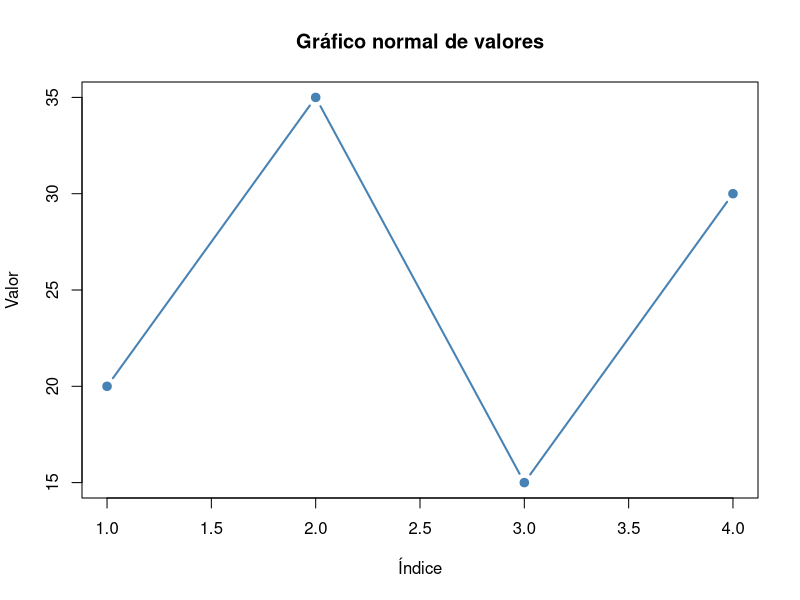
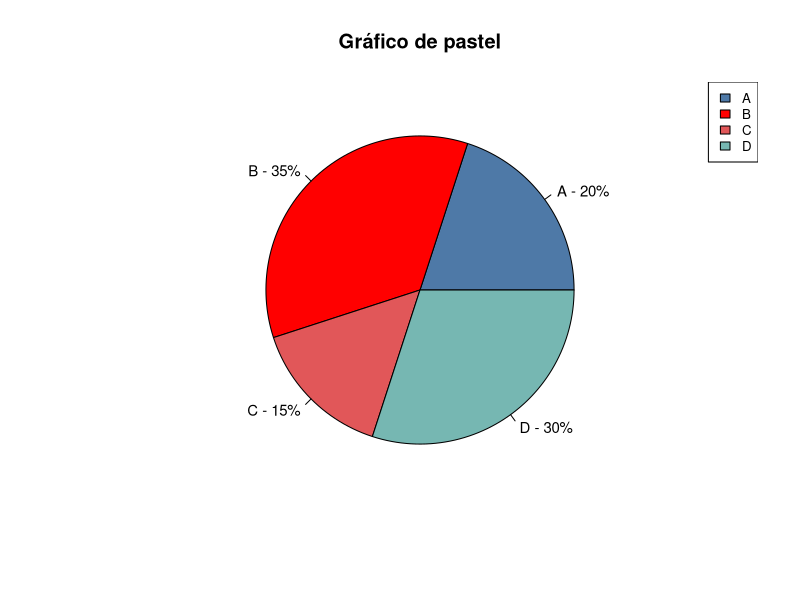
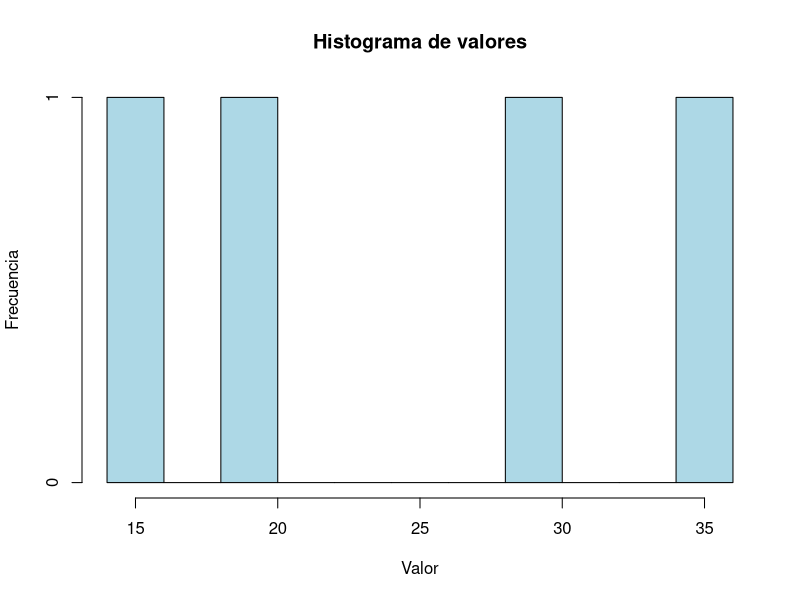

Generate these figures, in order, with R:
# -----------------------------------------------------------------------------
# 1) Importar datos desde un archivo
# -----------------------------------------------------------------------------

# Si no tienes un archivo, puedes usar este ejemplo de datos
# dt debe tener columnas como categoria y valor

dt <- data.frame(
  categoria = c("A", "B", "C", "D"),
  valor = c(20, 35, 15, 30)
)

# -----------------------------------------------------------------------------
# 2) Gráfico normal (plot)
# -----------------------------------------------------------------------------

# Ejemplo simple de plot
plot(
  x = seq_len(nrow(dt)),
  y = dt$valor,
  type = "b",
  col = "steelblue",
  pch = 19,
  lwd = 2,
  main = "Gráfico normal de valores",
  xlab = "Índice",
  ylab = "Valor"
)

# -----------------------------------------------------------------------------
# 3) Pie chart (gráfico de pastel)
# -----------------------------------------------------------------------------

# Opción 1: asignar un color fijo a cada categoría
# Aquí el color de la categoría "B" será rojo, mientras que las demás seguirán un esquema
colores <- c("#4E79A7", "#FF0000", "#E15759", "#76B7B2")

# También puedes hacerlo de forma dinámica:
# si quieres que una categoría específica tenga un color especial, por ejemplo "B"
# colores <- rep("#4E79A7", nrow(dt))   # color por defecto para todas
# colores[dt$categoria == "B"] <- "#FF0000"  # categoría específica en rojo

# Crear etiquetas con nombres y porcentajes automáticos
porcentajes <- round(100 * dt$valor / sum(dt$valor), 1)
etiquetas <- paste(dt$categoria, paste0(porcentajes, "%"), sep = " - ")

pie(
  dt$valor,
  labels = etiquetas,
  col = colores,
  main = "Gráfico de pastel",
  cex = 0.9
)

# Si quieres una leyenda
legend(
  "topright",
  legend = dt$categoria,
  fill = colores,
  cex = 0.8
)

# -----------------------------------------------------------------------------
# 4) Histograma
# -----------------------------------------------------------------------------

hist(
  dt$valor,
  breaks = 8,
  col = "lightblue",
  border = "black",
  main = "Histograma de valores",
  xlab = "Valor",
  ylab = "Frecuencia"
)

# -----------------------------------------------------------------------------
# 5) Ejemplo con datos importados desde CSV o Excel
# -----------------------------------------------------------------------------

# Ejemplo si tu archivo CSV tiene columnas: categoria y valor
# dt <- read.csv("datos.csv")
# pie(dt$valor, labels = paste(dt$categoria, round(100 * dt$valor / sum(dt$valor), 1), "%"), col = c("red", "blue", "green"))
# hist(dt$valor, col = "orange", main = "Histograma importado")

# Ejemplo si tu archivo Excel tiene esas mismas columnas
# library(readxl)
# dt <- read_excel("datos.xlsx")
# pie(dt$valor, labels = paste(dt$categoria, round(100 * dt$valor / sum(dt$valor), 1), "%"), col = c("purple", "pink", "gray"))
# hist(dt$valor, col = "darkgreen", main = "Histograma importado")
